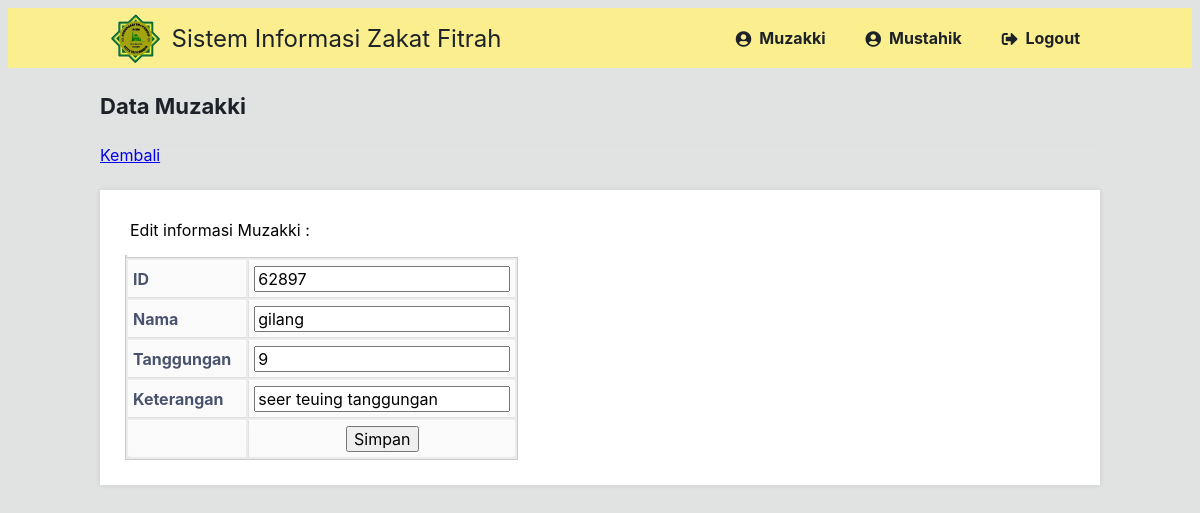
/edit.php?id=1 (signed in), run on the app's committed database.
### tables this page shows
CREATE TABLE `muzakki` (
  `id` int(11) NOT NULL,
  `id_muzakki` int(11) NOT NULL,
  `nama_muzakki` varchar(20) NOT NULL,
  `jumlah_tanggungan` int(11) NOT NULL,
  `keterangan` text NOT NULL
);

### edit.php (the view, shortened to what this page needs)
<?php
$DATABASE_HOST = 'localhost';
$DATABASE_USER = 'root';
$DATABASE_PASS = 'Cihonje@fchrz';
$DATABASE_NAME = 'zakatfitrah';
$con = mysqli_connect($DATABASE_HOST, $DATABASE_USER, $DATABASE_PASS, $DATABASE_NAME);
?>
<!DOCTYPE html>
<html>
<head>
    <link href="style.css" rel="stylesheet" type="text/css">
    <link rel="stylesheet" href="https://use.fontawesome.com/releases/v5.7.1/css/all.css">
</head>
<body class="loggedin">
<nav class="navtop">
    <div>
    <img src="asset/logo.png" alt="">
        <h1>Sistem Informasi Zakat Fitrah</h1>
        <a href="muzakki.php"><i class="fas fa-user-circle"></i>Muzakki</a>
        <a href="mustahik.php"><i class="fas fa-user-circle"></i>Mustahik</a>
        <a href="logout.php"><i class="fas fa-sign-out-alt"></i>Logout</a>
    </div>
</nav>
<div class="content">
    <h2>Data Muzakki</h2>
    <a href="muzakki.php">Kembali</a>
    <div>
        <p>Edit informasi Muzakki :</p>
        <table border="1">
            <?php
            $id = $_GET['id'];
            $data = mysqli_query($con,"select * from muzakki where id='$id'");
            while($d = mysqli_fetch_array($data)){
                ?>
                <center>
                <form method="post" action="update.php">
                    <table>
                        <tr>
                            <td>ID</td>
                            <td><input type="text" name="id_muzakki" value="<?php echo $d['id_muzakki']; ?>"></td>
                        </tr>
                        <tr>
                            <td>Nama</td>
                            <td>
                                <input type="text" name="nama_muzakki" value="<?php echo $d['nama_muzakki']; ?>">
                            </td>
                        </tr>
                        <tr>
                            <td>Tanggungan</td>
                            <td><input type="text" name="jumlah_tanggungan" value="<?php echo $d['jumlah_tanggungan']; ?>"></td>
                        </tr>
                        <tr>
                            <td>Keterangan</td>
                            <td><input type="text" name="keterangan" value="<?php echo $d['keterangan']; ?>"></td>
                        </tr>
                        <tr>
                            <td></td>
                            <td><input type="submit" value="Simpan"></td>
                        </tr>
                    </table></center>
                <?php
            }
            ?>
        </table>
    </div>
</div>
</body>
</html>

### style.css (style rules this page uses)
* { box-sizing: border-box; font-family: -apple-system, BlinkMacSystemFont, "segoe ui", roboto, oxygen, ubuntu, cantarell, "fira sans", "droid sans", "helvetica neue", Arial, sans-serif; font-size: 16px; -webkit-font-smoothing: antialiased; -moz-osx-font-smoothing: grayscale; }
body { background-color: #faee8f; }
.navtop { background-color: #faee8f; height: 60px; width: 100%; border: 0; }
.navtop div { display: flex; margin: 0 auto; width: 1000px; height: 100%; }
.navtop div h1, .navtop div a { display: inline-flex; align-items: center; }
.navtop div h1 { flex: 1; font-size: 24px; padding: 0; margin: 0; color: #1D2228; font-weight: normal; }
.navtop div a { padding: 0 20px; text-decoration: none; color: #1D2228; font-weight: bold; }
.navtop div a i { padding: 2px 8px 0 0; }
body.loggedin { background-color: #E1E2E2; }
.content { width: 1000px; margin: 0 auto; }
.content h2 { margin: 0; padding: 25px 0; font-size: 22px; border-bottom: 1px solid #e0e0e3; color: #1D2228; }
.content > p, .content > div { box-shadow: 0 0 5px 0 rgba(0, 0, 0, 0.1); margin: 25px 0; padding: 25px; background-color: #fff; }
.content > p table td, .content > div table td { padding: 5px; }
.content > p table td:first-child, .content > div table td:first-child { font-weight: bold; color: #4a536e; padding-right: 15px; }
.content > div p { padding: 5px; margin: 0 0 10px 0; }
table { font-family: Arial, Helvetica, sans-serif; color: #666; text-shadow: 1px 1px 0px #fff; background: #eaebec; border: #ccc 1px solid; }
table tr { text-align: center; padding-left: 20px; }
table td:first-child { text-align: left; padding-left: 20px; border-left: 0; }
table td { padding: 15px 35px; border-top: 1px solid #ffffff; border-bottom: 1px solid #e0e0e0; border-left: 1px solid #e0e0e0; background: #fafafa; background: -webkit-gradient(linear, left top, left bottom, from(#fbfbfb), to(#fafafa)); background: -moz-linear-gradient(top, #fbfbfb, #fafafa); }
table tr:last-child td { border-bottom: 0; }
table tr:last-child td:first-child { -moz-border-radius-bottomleft: 3px; -webkit-border-bottom-left-radius: 3px; border-bottom-left-radius: 3px; }
table tr:last-child td:last-child { -moz-border-radius-bottomright: 3px; -webkit-border-bottom-right-radius: 3px; border-bottom-right-radius: 3px; }

### data on the page
muzakki: id_muzakki "62897", nama_muzakki "gilang", jumlah_tanggungan "9", keterangan "seer teuing tanggungan"
